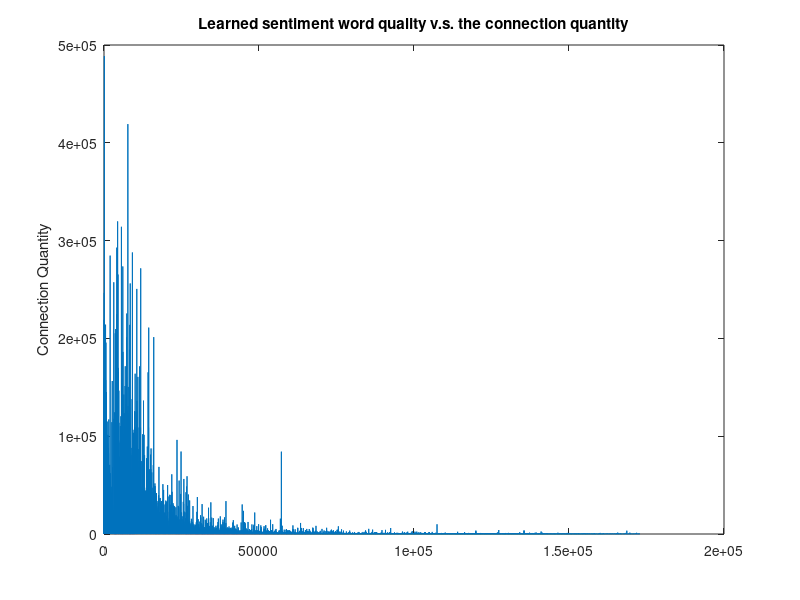

Here is the MATLAB script that generated this plot:
clc
clear

%% figure of learned word quality and its connection
mat = load('qualityScore.txt');

figure(1);

[r, c] = size(mat(:,2));
x = 1:1:r;
plot(x, mat(:,2));
title('Learned sentiment word quality v.s. the connection quantity');
ylabel('Connection Quantity');